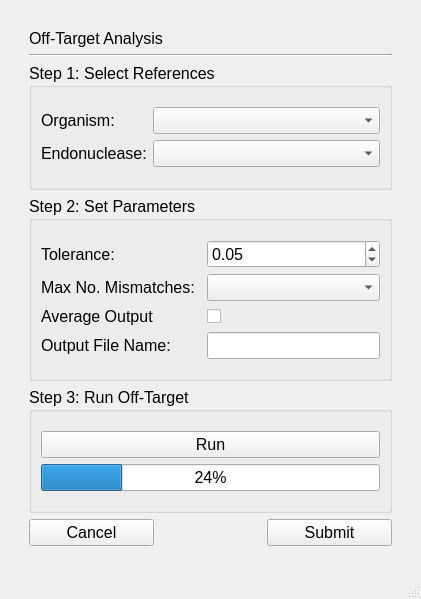
<?xml version="1.0" encoding="UTF-8"?>
<ui version="4.0">
 <class>tolerancelineEdit</class>
 <widget class="QMainWindow" name="tolerancelineEdit">
  <property name="geometry">
   <rect>
    <x>0</x>
    <y>0</y>
    <width>421</width>
    <height>599</height>
   </rect>
  </property>
  <property name="font">
   <font>
    <pointsize>12</pointsize>
   </font>
  </property>
  <property name="windowTitle">
   <string>MainWindow</string>
  </property>
  <widget class="QWidget" name="centralwidget">
   <layout class="QGridLayout" name="gridLayout_2">
    <item row="1" column="1">
     <layout class="QGridLayout" name="gridLayout">
      <item row="2" column="0" colspan="2">
       <widget class="QGroupBox" name="Step1">
        <property name="title">
         <string>Step 1: Select References</string>
        </property>
        <layout class="QGridLayout" name="gridLayout_4">
         <item row="2" column="1">
          <widget class="QComboBox" name="EndocomboBox">
           <property name="sizePolicy">
            <sizepolicy hsizetype="Expanding" vsizetype="Fixed">
             <horstretch>0</horstretch>
             <verstretch>0</verstretch>
            </sizepolicy>
           </property>
          </widget>
         </item>
         <item row="1" column="0">
          <widget class="QLabel" name="label_2">
           <property name="toolTip">
            <string>&lt;html&gt;&lt;head/&gt;&lt;body&gt;&lt;p&gt;&lt;span style=&quot; font-size:12pt;&quot;&gt;This is the reference organism that off-target will be run against. List is populated based on currenet CSPR files in CASPER database directory.&lt;/span&gt;&lt;/p&gt;&lt;/body&gt;&lt;/html&gt;</string>
           </property>
           <property name="text">
            <string>Organism:</string>
           </property>
          </widget>
         </item>
         <item row="1" column="1">
          <widget class="QComboBox" name="OrgcomboBox">
           <property name="sizePolicy">
            <sizepolicy hsizetype="Expanding" vsizetype="Fixed">
             <horstretch>0</horstretch>
             <verstretch>0</verstretch>
            </sizepolicy>
           </property>
          </widget>
         </item>
         <item row="0" column="0" colspan="2">
          <spacer name="verticalSpacer_3">
           <property name="orientation">
            <enum>Qt::Vertical</enum>
           </property>
           <property name="sizeType">
            <enum>QSizePolicy::Preferred</enum>
           </property>
           <property name="sizeHint" stdset="0">
            <size>
             <width>20</width>
             <height>10</height>
            </size>
           </property>
          </spacer>
         </item>
         <item row="2" column="0">
          <widget class="QLabel" name="label_3">
           <property name="toolTip">
            <string>&lt;html&gt;&lt;head/&gt;&lt;body&gt;&lt;p&gt;&lt;span style=&quot; font-size:12pt;&quot;&gt;This is the reference endonuclease that will be used for off-target analysis.&lt;/span&gt;&lt;/p&gt;&lt;/body&gt;&lt;/html&gt;</string>
           </property>
           <property name="text">
            <string>Endonuclease:</string>
           </property>
          </widget>
         </item>
         <item row="3" column="0" colspan="2">
          <spacer name="verticalSpacer_7">
           <property name="orientation">
            <enum>Qt::Vertical</enum>
           </property>
           <property name="sizeType">
            <enum>QSizePolicy::Preferred</enum>
           </property>
           <property name="sizeHint" stdset="0">
            <size>
             <width>20</width>
             <height>10</height>
            </size>
           </property>
          </spacer>
         </item>
        </layout>
       </widget>
      </item>
      <item row="3" column="0" colspan="2">
       <widget class="QGroupBox" name="Step2">
        <property name="title">
         <string>Step 2: Set Parameters</string>
        </property>
        <layout class="QGridLayout" name="gridLayout_5">
         <item row="4" column="2">
          <widget class="QLineEdit" name="FileName">
           <property name="text">
            <string/>
           </property>
           <property name="placeholderText">
            <string/>
           </property>
          </widget>
         </item>
         <item row="3" column="2">
          <widget class="QCheckBox" name="AVG">
           <property name="text">
            <string/>
           </property>
          </widget>
         </item>
         <item row="2" column="0">
          <widget class="QLabel" name="label_5">
           <property name="toolTip">
            <string>&lt;html&gt;&lt;head/&gt;&lt;body&gt;&lt;p&gt;If the number of mismatches in a putative off-target site exceeds this number, CASPER will not score the site. Computational time increases as this number increases.&lt;/p&gt;&lt;/body&gt;&lt;/html&gt;</string>
           </property>
           <property name="text">
            <string>Max No. Mismatches:</string>
           </property>
          </widget>
         </item>
         <item row="3" column="0">
          <widget class="QLabel" name="label_6">
           <property name="toolTip">
            <string>&lt;html&gt;&lt;head/&gt;&lt;body&gt;&lt;p&gt;Check this option if you only want to see the average off-target score for each gRNA. Leaving this option unchecked will report the average off-target score as well as the putatitve off-target sequences, their locations, and individual off-target scores.&lt;/p&gt;&lt;/body&gt;&lt;/html&gt;</string>
           </property>
           <property name="text">
            <string>Average Output</string>
           </property>
          </widget>
         </item>
         <item row="2" column="2">
          <widget class="QComboBox" name="mismatchcomboBox"/>
         </item>
         <item row="0" column="0" colspan="3">
          <spacer name="verticalSpacer_4">
           <property name="orientation">
            <enum>Qt::Vertical</enum>
           </property>
           <property name="sizeType">
            <enum>QSizePolicy::Preferred</enum>
           </property>
           <property name="sizeHint" stdset="0">
            <size>
             <width>20</width>
             <height>10</height>
            </size>
           </property>
          </spacer>
         </item>
         <item row="4" column="0">
          <widget class="QLabel" name="label">
           <property name="text">
            <string>Output File Name:</string>
           </property>
          </widget>
         </item>
         <item row="1" column="2">
          <widget class="QDoubleSpinBox" name="toleranceSpinBox">
           <property name="maximum">
            <double>0.500000000000000</double>
           </property>
           <property name="singleStep">
            <double>0.050000000000000</double>
           </property>
           <property name="value">
            <double>0.050000000000000</double>
           </property>
          </widget>
         </item>
         <item row="1" column="0">
          <widget class="QLabel" name="label_4">
           <property name="toolTip">
            <string>&lt;html&gt;&lt;head/&gt;&lt;body&gt;&lt;p&gt;Potential off-target sites scoring lower than this value are dismissed (I.e. they do not pose a threat for off-target activity). Computational time increases as tolerance value decreases.&lt;/p&gt;&lt;/body&gt;&lt;/html&gt;</string>
           </property>
           <property name="text">
            <string>Tolerance:</string>
           </property>
          </widget>
         </item>
         <item row="5" column="0" colspan="3">
          <spacer name="verticalSpacer_6">
           <property name="orientation">
            <enum>Qt::Vertical</enum>
           </property>
           <property name="sizeType">
            <enum>QSizePolicy::Preferred</enum>
           </property>
           <property name="sizeHint" stdset="0">
            <size>
             <width>20</width>
             <height>10</height>
            </size>
           </property>
          </spacer>
         </item>
        </layout>
       </widget>
      </item>
      <item row="5" column="1" alignment="Qt::AlignRight">
       <widget class="QPushButton" name="submitButton">
        <property name="minimumSize">
         <size>
          <width>125</width>
          <height>0</height>
         </size>
        </property>
        <property name="text">
         <string>Submit</string>
        </property>
       </widget>
      </item>
      <item row="1" column="0" colspan="2">
       <widget class="Line" name="line">
        <property name="orientation">
         <enum>Qt::Horizontal</enum>
        </property>
       </widget>
      </item>
      <item row="4" column="0" colspan="2">
       <widget class="QGroupBox" name="Step3">
        <property name="title">
         <string>Step 3: Run Off-Target</string>
        </property>
        <layout class="QGridLayout" name="gridLayout_6">
         <item row="1" column="0">
          <widget class="QPushButton" name="Run">
           <property name="text">
            <string>Run</string>
           </property>
          </widget>
         </item>
         <item row="3" column="0">
          <widget class="QProgressBar" name="progressBar">
           <property name="value">
            <number>24</number>
           </property>
          </widget>
         </item>
         <item row="0" column="0">
          <spacer name="verticalSpacer_5">
           <property name="orientation">
            <enum>Qt::Vertical</enum>
           </property>
           <property name="sizeType">
            <enum>QSizePolicy::Preferred</enum>
           </property>
           <property name="sizeHint" stdset="0">
            <size>
             <width>20</width>
             <height>10</height>
            </size>
           </property>
          </spacer>
         </item>
         <item row="4" column="0">
          <spacer name="verticalSpacer_8">
           <property name="orientation">
            <enum>Qt::Vertical</enum>
           </property>
           <property name="sizeType">
            <enum>QSizePolicy::Preferred</enum>
           </property>
           <property name="sizeHint" stdset="0">
            <size>
             <width>20</width>
             <height>10</height>
            </size>
           </property>
          </spacer>
         </item>
        </layout>
       </widget>
      </item>
      <item row="0" column="0" colspan="2">
       <widget class="QLabel" name="title">
        <property name="sizePolicy">
         <sizepolicy hsizetype="Expanding" vsizetype="Fixed">
          <horstretch>0</horstretch>
          <verstretch>0</verstretch>
         </sizepolicy>
        </property>
        <property name="text">
         <string>Off-Target Analysis</string>
        </property>
       </widget>
      </item>
      <item row="5" column="0" alignment="Qt::AlignLeft">
       <widget class="QPushButton" name="cancelButton">
        <property name="minimumSize">
         <size>
          <width>125</width>
          <height>0</height>
         </size>
        </property>
        <property name="text">
         <string>Cancel</string>
        </property>
       </widget>
      </item>
     </layout>
    </item>
    <item row="2" column="1">
     <spacer name="verticalSpacer">
      <property name="orientation">
       <enum>Qt::Vertical</enum>
      </property>
      <property name="sizeType">
       <enum>QSizePolicy::Fixed</enum>
      </property>
      <property name="sizeHint" stdset="0">
       <size>
        <width>20</width>
        <height>20</height>
       </size>
      </property>
     </spacer>
    </item>
    <item row="1" column="2">
     <spacer name="horizontalSpacer_2">
      <property name="orientation">
       <enum>Qt::Horizontal</enum>
      </property>
      <property name="sizeType">
       <enum>QSizePolicy::Fixed</enum>
      </property>
      <property name="sizeHint" stdset="0">
       <size>
        <width>20</width>
        <height>20</height>
       </size>
      </property>
     </spacer>
    </item>
    <item row="1" column="0">
     <spacer name="horizontalSpacer">
      <property name="orientation">
       <enum>Qt::Horizontal</enum>
      </property>
      <property name="sizeType">
       <enum>QSizePolicy::Fixed</enum>
      </property>
      <property name="sizeHint" stdset="0">
       <size>
        <width>20</width>
        <height>20</height>
       </size>
      </property>
     </spacer>
    </item>
    <item row="0" column="1">
     <spacer name="verticalSpacer_2">
      <property name="orientation">
       <enum>Qt::Vertical</enum>
      </property>
      <property name="sizeType">
       <enum>QSizePolicy::Fixed</enum>
      </property>
      <property name="sizeHint" stdset="0">
       <size>
        <width>20</width>
        <height>20</height>
       </size>
      </property>
     </spacer>
    </item>
   </layout>
  </widget>
  <widget class="QStatusBar" name="statusbar"/>
 </widget>
 <resources/>
 <connections/>
</ui>
